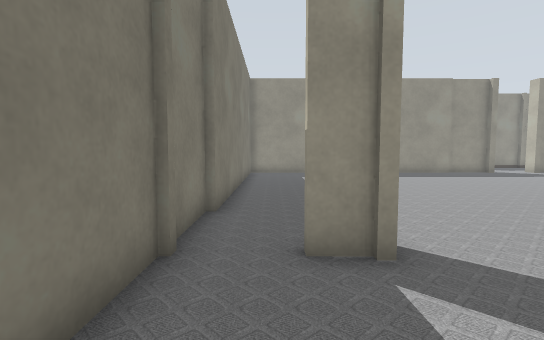
[1] (above)

22 first-person views from a walk through a world built for the Gazebo simulator. The camera is 0.72 m above the floor, tilts 4° down and sees 85° across. The lines on the ground mark 1 m squares. The floor is counted in squares, 0.5 m on a side. Each view is taken from the middle of a square. On the plan, view 1 faces up. The plan holds only what a view shows up to about 14 squares ahead; the rest is blank. The place goes on beyond the plan.

[2]
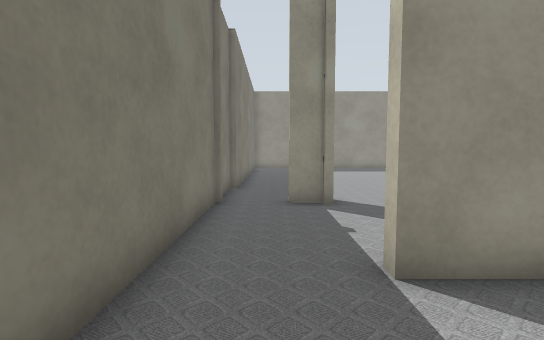

[3]
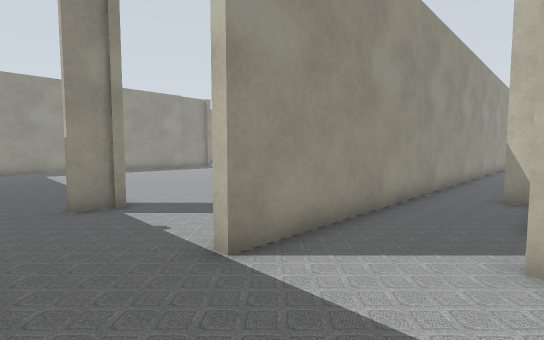

[4]
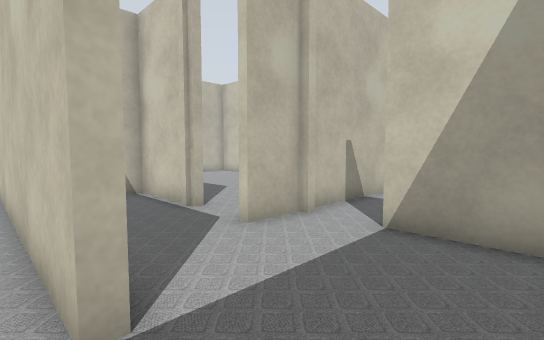

[5]
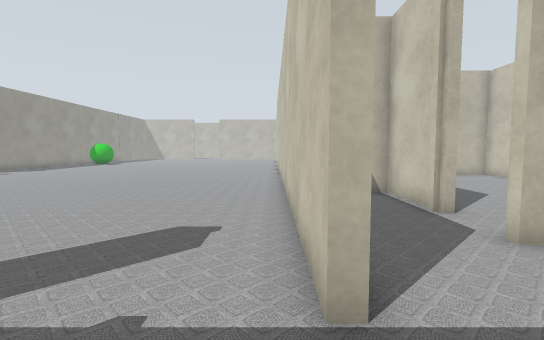

[6]
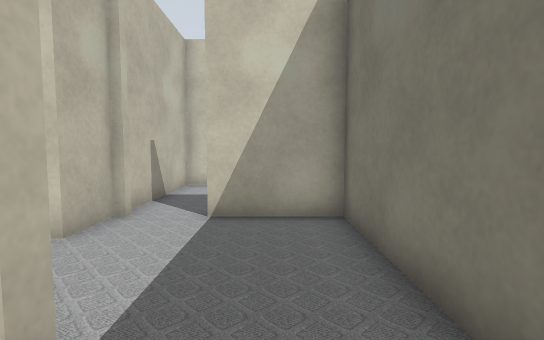

[7]
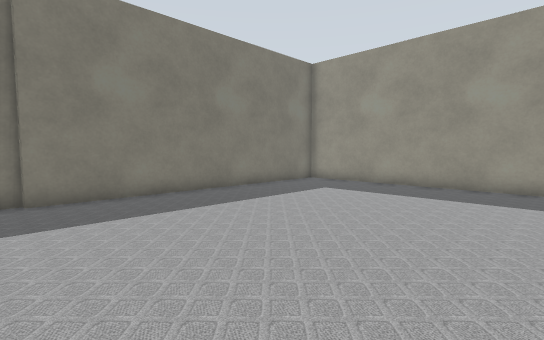

[8]
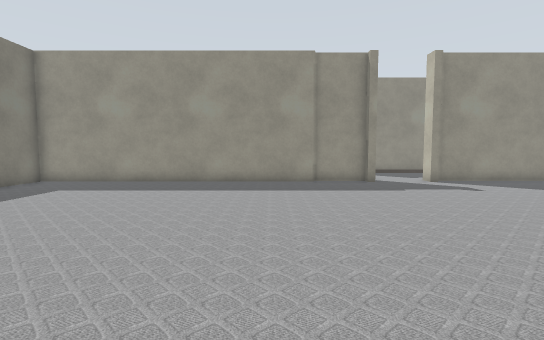

[9]
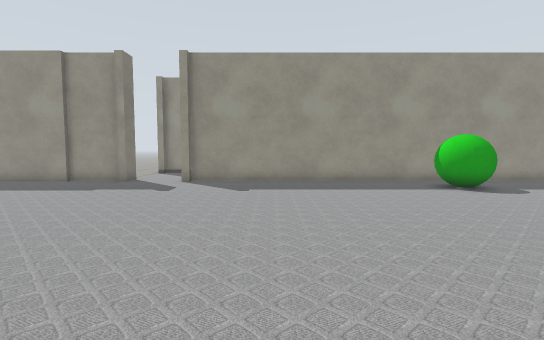

[10]
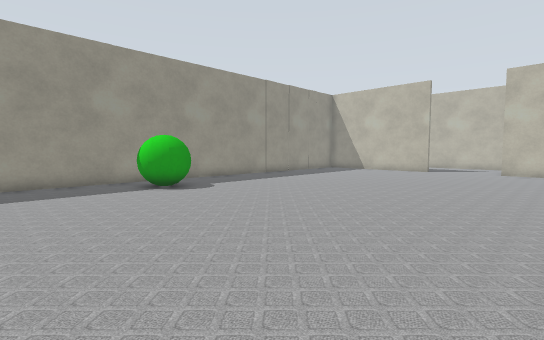

[11]
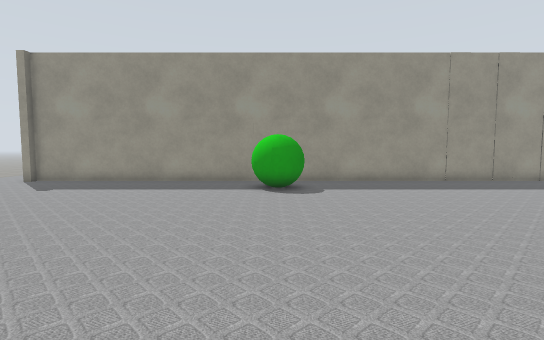

[12]
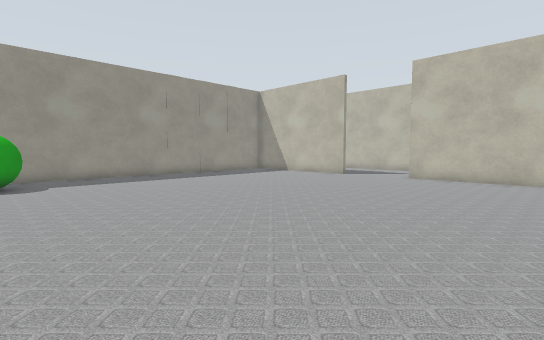

[13]
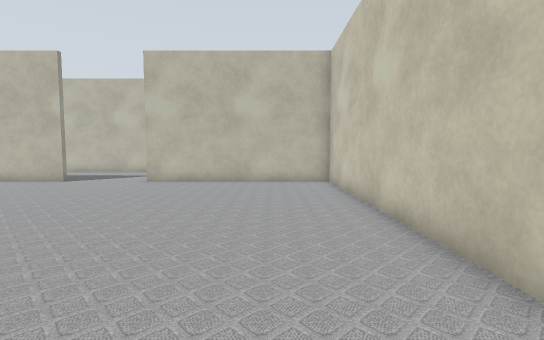

[14]
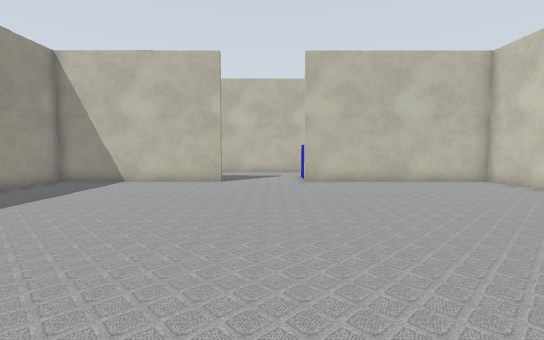

[15]
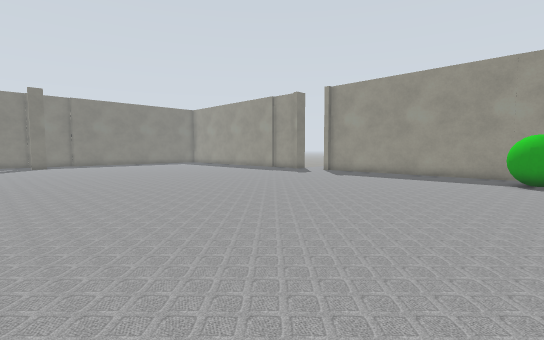

[16]
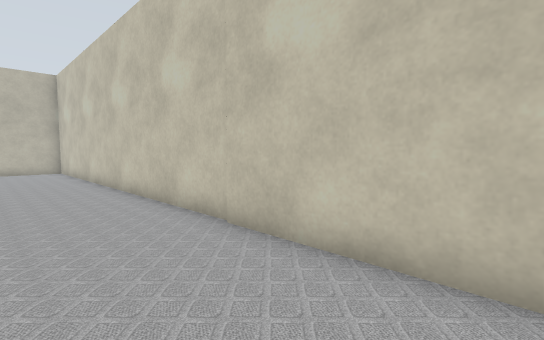

[17]
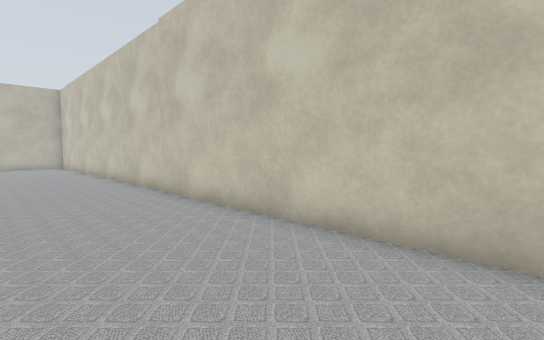

[18]
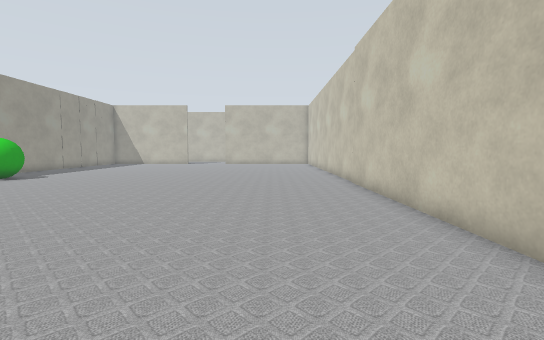

[19]
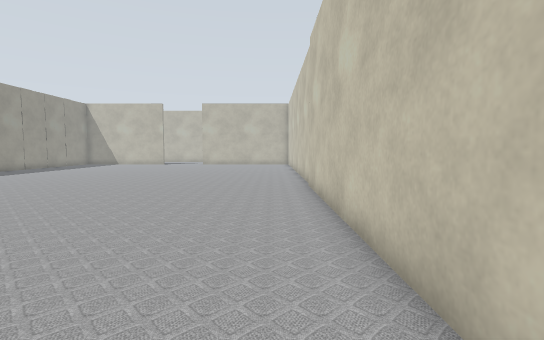

[20]
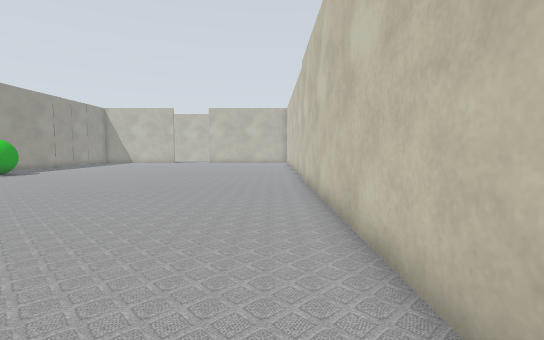

[21]
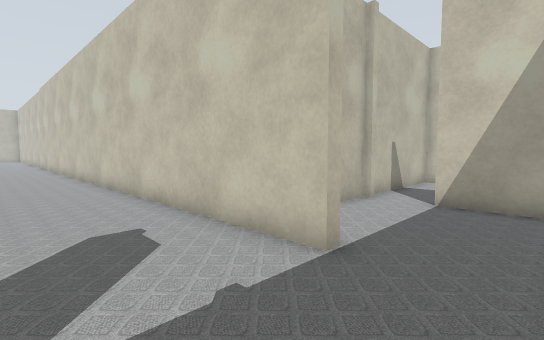

[22]
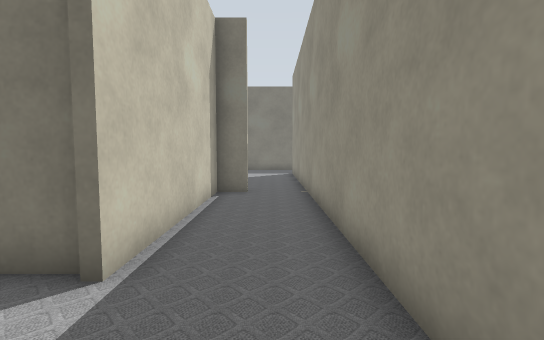

### Floor plan
Points are (right, up) in squares from view 1. A wall is a line through its corners. A room is listed if a view was taken in it or the views show most of it. See-through windows are left out.
Room 1 (views 1, 2, 3, 4, 5)
walls: (2.4, -0.8) (1.4, -0.8) (1.4, -0.5); (-1.5, 0.6) (-1.5, -5.3) (1.4, -5.3)
ways out: opening at (0, -0.5) to room 2; opening at (3.5, -2.5) to room 3; opening at (2, -5.5)
Room 2 (views 6, 7, 8, 9, 10, 11, 12, 13, 14, 15, 16, 17, 18, 19, 20, 21)
walls: (16, 18) (16, 18.8); (13.2, 18.4) (10.9, 18.4); (13.6, 19.1) (13.6, 18.2) (13.1, 18.2); (11, 18.2) (-1.3, 18.2) (-1.3, 6.8); (1.7, 3.9) (0.4, 3.9); (42.1, 11.1) (42.1, 18.4) (16.4, 18.4); (1.4, -0.5) (42.1, -0.5) (42.1, 7.6); (-1.5, 6.9) (-1.5, 4.6); (-1.5, 4) (-1.5, 0.6)
ways out: opening at (0, -0.5) to room 1; opening at (42, 9.5)
objects: green ball (26, 15) to (28, 16)
Room 3 (view 22)
walls: (17.8, -0.8) (2.4, -0.8); (9.1, -2.8) (9.1, -3.8) (15.9, -3.8); (5.5, -3.8) (8.8, -3.8) (8.8, -2.8); (3.4, -3.8) (3.9, -3.8)
ways out: opening at (3.5, -2.5) to room 1; opening at (5, -4); opening at (17, -4)

Where each view was taken, in squares from view 1:
view 1: 0 up, 0 right, facing up
view 2: 4 down, 0 right, facing up
view 3: 4 down, 1 left, facing up-right
view 4: 0 up, 1 left, facing down-right
view 5: 0 up, 1 left, facing right
view 6: 1 up, 0 right, facing down
view 7: 6 up, 8 right, facing up-left
view 8: 5 up, 9 right, facing up
view 9: 5 up, 20 right, facing up
view 10: 5 up, 22 right, facing up-right
view 11: 5 up, 27 right, facing up
view 12: 2 up, 27 right, facing up-right
view 13: 2 up, 29 right, facing right
view 14: 9 up, 29 right, facing right
view 15: 1 up, 28 right, facing up-left
view 16: 3 up, 21 right, facing down-right
view 17: 4 up, 16 right, facing down-right
view 18: 3 up, 13 right, facing right
view 19: 1 up, 14 right, facing right
view 20: 1 up, 11 right, facing right
view 21: 3 up, 1 left, facing down-right
view 22: 2 down, 19 right, facing left
